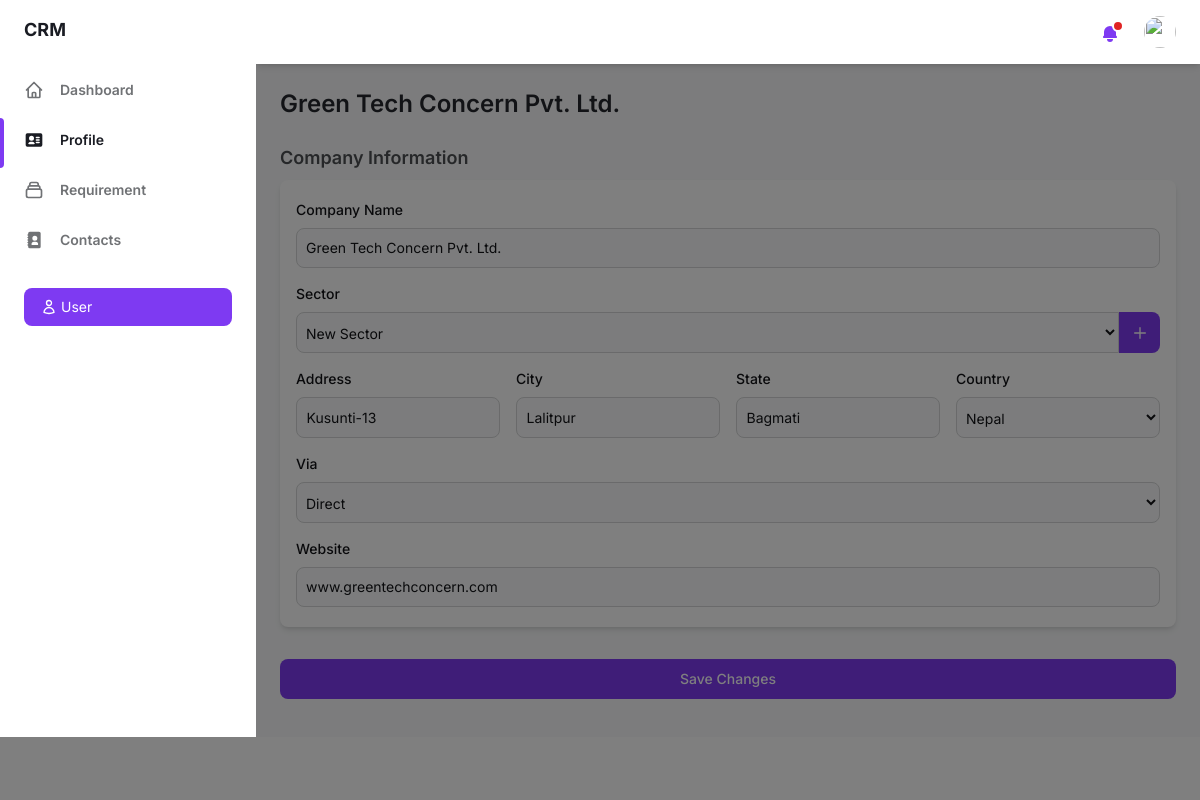
The app's page /company-profile/ (signed in) with its own data.
### crm_app/models.py (models this page shows, shortened)
class User(models.Model):
    full_name = models.CharField(max_length=100)
    email = models.EmailField(unique=True)
    password = models.CharField(max_length=255)
    role = models.CharField(max_length=100, default='User')
    status = models.BooleanField(default=True)

class Company(models.Model):
    company_name = models.CharField(max_length=100, unique=True)
    sector = models.ForeignKey(Sector, on_delete=models.SET_NULL, null=True, blank=True, related_name='sector_companies')
    address = models.CharField(max_length=100, null=True, blank=True)
    city = models.CharField(max_length=100, null=True, blank=True)
    state = models.CharField(max_length=100, null=True, blank=True)
    country = models.CharField(max_length=100, null=True, blank=True)
    via = models.CharField(max_length=100, null=True, blank=True)
    referral_name = models.CharField(max_length=100, null=True, blank=True)
    partner_name = models.ForeignKey(Partner, on_delete=models.SET_NULL, null=True, blank=True, related_name='partner_companies')
    website = models.CharField(max_length=255, null=True, blank=True)
    created_by = models.OneToOneField(User, on_delete=models.SET_NULL, null=True, blank=True, related_name='created_company')
    status = models.BooleanField(default=True)
    class Meta:
        verbose_name_plural = "companies"

class Sector(models.Model):
    sector_name = models.CharField(max_length=100, unique=True)

### crm_app/views.py (the view)
# urls.py: path('company-profile/', views.company_profile, name='company_profile'),
def company_profile(request):
    if 'user_id' not in request.session:
        return redirect('user')
    user_id = request.session.get('user_id')
    user = User.objects.get(id=user_id)
    sectors = Sector.objects.values('id', 'sector_name').order_by('sector_name')
    partners = Partner.objects.values('id', 'partner_name').order_by('partner_name')
    user_company = Company.objects.filter(created_by=user).first()
    if user_company:
        contacts = Contact.objects.filter(company=user_company)
        return render(request, 'companyprofile.html', {'user': user, 'company': user_company, 'contacts': contacts, 'sectors': sectors, 'partners': partners, 'edit_mode': True})
    else:
        return render(request, 'companyprofile.html', {'user': user, 'sectors': sectors, 'partners': partners, 'edit_mode': False})

### templates/companyprofile.html (shortened to what this page needs)
{% load static %}
<!DOCTYPE html>
<html :class="{ 'theme-dark': dark }" x-data="data()" lang="en">
<head>
    <link rel="stylesheet" href="{% static 'css/tailwind.output.css' %}"/>
</head>
<body>
    <div class="flex bg-gray-50 dark:bg-gray-900" :class="{ 'overflow-hidden': isSideMenuOpen }">
        <aside class="z-20 hidden w-64 overflow-y-auto bg-white dark:bg-gray-800 md:block flex-shrink-0">
            <div class="py-4 text-gray-500 dark:text-gray-400">
                <a class="ml-6 text-lg font-bold text-gray-800 dark:text-gray-200" href="{% url 'user_dashboard' %}">
                    CRM
                </a>
                <ul class="mt-6">
                    <li class="relative px-6 py-3">
                        <a class="inline-flex items-center w-full text-sm font-semibold transition-colors duration-150 hover:text-gray-800 dark:hover:text-gray-200" href="{% url 'user_dashboard' %}">
                            <span class="ml-4">Dashboard</span>
                        </a>
                    </li>
                </ul>
                <ul>
                    <li class="relative px-6 py-3">
                        <span class="absolute inset-y-0 left-0 w-1 bg-purple-600 rounded-tr-lg rounded-br-lg" aria-hidden="true"></span>
                        <a class="inline-flex items-center w-full text-sm font-semibold text-gray-800 transition-colors duration-150 hover:text-gray-800 dark:text-gray-100 dark:hover:text-gray-200" href="{% url 'company_profile' %}">
                            <span class="ml-4">Profile</span>
                        </a>
                    </li>
                    <li class="relative px-6 py-3">
                        <a class="inline-flex items-center w-full text-sm font-semibold transition-colors duration-150 hover:text-gray-800 dark:hover:text-gray-200" href="{% url 'requirement' %}">
                            <span class="ml-4">Requirement</span>
                        </a>
                    </li>
                    <li class="relative px-6 py-3">
                        <a class="inline-flex items-center w-full text-sm font-semibold transition-colors duration-150 hover:text-gray-800 dark:hover:text-gray-200" href="{% url 'contact' %}">
                            <span class="ml-4">Contacts</span>
                        </a>
                    </li>
                </ul>
                <div class="px-6 my-5">
                    <p class="flex items-center w-full px-4 py-2 text-sm font-normal leading-5 text-white transition-colors duration-150 bg-purple-600 border border-transparent rounded-lg active:bg-purple-600 hover:bg-purple-700 focus:outline-none focus:shadow-outline-purple">
                        {{ user.full_name }}
                    </p>
                </div>
            </div>
        </aside>
        <div x-show="isSideMenuOpen" x-transition:enter="transition ease-in-out duration-150" x-transition:enter-start="opacity-0" x-transition:enter-end="opacity-100" x-transition:leave="transition ease-in-out duration-150" x-transition:leave-start="opacity-100" x-transition:leave-end="opacity-0" class="fixed inset-0 z-10 flex items-end bg-black bg-opacity-50 sm:items-center sm:justify-center"></div>
        <div class="flex flex-col flex-1 w-full">
            <header class="z-10 py-4 bg-white shadow-md dark:bg-gray-800">
                <div class="container flex items-center justify-between h-full px-6 mx-auto text-purple-600 dark:text-purple-300">
                    <div class="flex items-center space-x-6 ml-auto">
                        <div class="relative">
                            <button class="relative align-middle rounded-md focus:outline-none focus:shadow-outline-purple" @click="toggleNotificationsMenu" @keydown.escape="closeNotificationsMenu" aria-label="Notifications" aria-haspopup="true">
                                <svg class="w-5 h-5" aria-hidden="true" fill="currentColor" viewBox="0 0 20 20">
                                    <path d="M10 2a6 6 0 00-6 6v3.586l-.707.707A1 1 0 004 14h12a1 1 0 00.707-1.707L16 11.586V8a6 6 0 00-6-6zM10 18a3 3 0 01-3-3h6a3 3 0 01-3 3z"></path>
                                </svg>
                                <span aria-hidden="true" class="absolute top-0 right-0 inline-block w-3 h-3 transform translate-x-1 -translate-y-1 bg-red-600 border-2 border-white rounded-full dark:border-gray-800"></span>
                            </button>
                        </div>
                        <div class="relative">
                            <button class="align-middle rounded-full focus:shadow-outline-purple focus:outline-none" @click="toggleProfileMenu" @keydown.escape="closeProfileMenu" aria-label="Account" aria-haspopup="true">
                                <img class="object-cover w-8 h-8 rounded-full" src="https://images.unsplash.com/photo-1502378735452-bc7d86632805?ixlib=rb-0.3.5&q=80&fm=jpg&crop=faces&fit=crop&w=64&h=64" alt="" />
                            </button>
                        </div>
                    </div>
                </div>
            </header>
            <main class="h-full" id="main-company-content">
                <div class="container px-6 mx-auto grid">
                    {% if edit_mode %}
                        <h2 class="my-6 text-2xl font-semibold text-gray-700 dark:text-gray-200">{{ company.company_name }}</h2>
                        <form id="companyForm" action="{% url 'update_company' company.id %}" method="POST">
                            <div class="mb-4 mx-auto grid">
                                <h4 class="mb-2 text-lg font-semibold text-gray-600 dark:text-gray-300">Company Information</h4>
                                <div class="px-4 py-5 mb-8 bg-white rounded-lg shadow-md dark:bg-gray-800">
                                    <div class="mb-4">
                                        <label for="company-name" class="block mb-2 text-sm font-medium text-gray-900 dark:text-white">Company Name</label>
                                        <input type="text" id="company-name" value="{{ company.company_name }}" name="company_name" class="block p-[9px] w-full z-20 text-sm text-gray-900 bg-gray-50 rounded-lg border border-gray-300 focus:ring-blue-500 focus:border-blue-500 dark:bg-gray-700 dark:border-gray-600 dark:placeholder-gray-400 dark:text-white dark:focus:border-blue-500" placeholder="Enter company name" required />
                                    </div>
                                    <div class="mb-4">
                                        <label for="sector" class="block mb-2 text-sm font-medium text-gray-900 dark:text-white">Sector</label>
                                        <div class="flex items-center">
                                            <select id="sector" name="sector" class="bg-gray-50 border border-gray-300 text-gray-900 text-sm rounded-l-lg focus:ring-blue-500 focus:border-blue-500 block w-full p-2.5 pl-[5px] dark:bg-gray-700 dark:border-gray-600 dark:placeholder-gray-400 dark:text-white dark:focus:ring-blue-500 dark:focus:border-blue-500">
                                                {% for sector in sectors %}
                                                    <option value="{{ sector.id }}" {% if sector.id == company.sector.id %} selected {% endif %}>{{ sector.sector_name }}</option>
                                                {% endfor %}
                                            </select>
                                            <button type="button" id="ajax-sector-button" data-modal-target="crud-modal" data-modal-toggle="crud-modal" class="text-sm font-medium leading-5 text-white transition-colors duration-150 bg-purple-600 border border-transparent rounded-r-lg hover:bg-purple-700 focus:outline-none focus:shadow-outline-purple p-[11.5px]">
                                                <svg class="w-4 h-4" fill="none" stroke="currentColor" viewBox="0 0 24 24" xmlns="http://www.w3.org/2000/svg">
                                                    <path stroke-linecap="round" stroke-linejoin="round" stroke-width="2" stroke="#ffffff" d="M12 4v16m8-8H4"></path>
                                                </svg>
                                            </button>
                                        </div>
                                    </div>
                                    <div class="grid gap-4 mb-4 md:grid-cols-4">
                                        <div>
                                            <label for="address" class="block mb-2 text-sm font-medium text-gray-900 dark:text-white">Address</label>
                                            <input type="text" id="address" value="{{ company.address }}" name="address" class="block p-[9.5px] w-full z-20 text-sm text-gray-900 bg-gray-50 rounded-lg border border-gray-300 focus:ring-blue-500 focus:border-blue-500 dark:bg-gray-700 dark:border-gray-600 dark:placeholder-gray-400 dark:text-white dark:focus:border-blue-500" placeholder="Enter address" />
                                        </div>
                                        <div>
                                            <label for="city" class="block mb-2 text-sm font-medium text-gray-900 dark:text-white">City</label>
                                            <input type="text" id="city" value="{{ company.city }}" name="city" class="block p-[9.5px] w-full z-20 text-sm text-gray-900 bg-gray-50 rounded-lg border border-gray-300 focus:ring-blue-500 focus:border-blue-500 dark:bg-gray-700 dark:border-gray-600 dark:placeholder-gray-400 dark:text-white dark:focus:border-blue-500" placeholder="Enter city" />
                                        </div>
                                        <div>
                                            <label for="state" class="block mb-2 text-sm font-medium text-gray-900 dark:text-white">State</label>
                                            <input type="text" id="state" value="{{ company.state }}" name="state" class="block p-[9.5px] w-full z-20 text-sm text-gray-900 bg-gray-50 rounded-lg border border-gray-300 focus:ring-blue-500 focus:border-blue-500 dark:bg-gray-700 dark:border-gray-600 dark:placeholder-gray-400 dark:text-white dark:focus:border-blue-500" placeholder="Enter state" />
                                        </div>
                                        <div>
                                            <label for="country" class="block mb-2 text-sm font-medium text-gray-900 dark:text-white">Country</label>
                                            <select id="country" name="country" class="bg-gray-50 border border-gray-300 text-gray-900 text-sm rounded-lg focus:ring-blue-500 focus:border-blue-500 block w-full p-2.5 pl-[5px] dark:bg-gray-700 dark:border-gray-600 dark:placeholder-gray-400 dark:text-white dark:focus:ring-blue-500 dark:focus:border-blue-500">
                                                <option value="Nepal" {% if company.country == "Nepal" %}selected{% endif %}>Nepal</option>
                                            </select>
                                        </div>
                                    </div>
                                    <div class="grid gap-4 mb-4 md:grid-cols-1">
                                        <div class="flex gap-4">
                                            <div class="flex-grow w-1/2">
                                                <label for="via" class="block mb-2 text-sm font-medium text-gray-900 dark:text-white">Via</label>
                                                <select id="via" name="via" class="bg-gray-50 border border-gray-300 text-gray-900 text-sm rounded-lg focus:ring-blue-500 focus:border-blue-500 block w-full p-2.5 pl-[5px] dark:bg-gray-700 dark:border-gray-600 dark:placeholder-gray-400 dark:text-white dark:focus:ring-blue-500 dark:focus:border-blue-500">
                                                    <option value="Direct" {% if company.via == "Direct" %} selected {% endif %}>Direct</option>
                                                </select>
                                            </div>
                                        </div>
                                    </div>
                                    <div>
                                        <label for="website" class="block mb-2 text-sm font-medium text-gray-900 dark:text-white">Website</label>
                                        <input type="text" id="website" value="{{ company.website }}" name="website" class="block p-[9px] w-full z-20 text-sm text-gray-900 bg-gray-50 rounded-lg border border-gray-300 focus:ring-blue-500 focus:border-blue-500 dark:bg-gray-700 dark:border-gray-600 dark:placeholder-gray-400 dark:text-white dark:focus:border-blue-500" placeholder="Enter website link" />
                                    </div>
                                </div>
                                <button type="submit" class="text-white bg-purple-600 hover:bg-purple-700 focus:ring-4 focus:ring-purple-300 font-medium rounded-lg text-sm w-full mb-[22px] px-5 py-2.5 text-center dark:bg-purple-600 dark:hover:bg-purple-700 dark:focus:ring-purple-900">
                                    Save Changes
                                </button>
                            </div>
                        </form>
                    {% endif %}
                </div>
            </main>
        </div>
    </div>
</body>
</html>

### records on screen
User: full_name "User"
Company: company_name "Green Tech Concern Pvt. Ltd.", sector "New Sector", address "Kusunti-13", city "Lalitpur", state "Bagmati", country "Nepal", via "Direct", website "www.greentechconcern.com"
